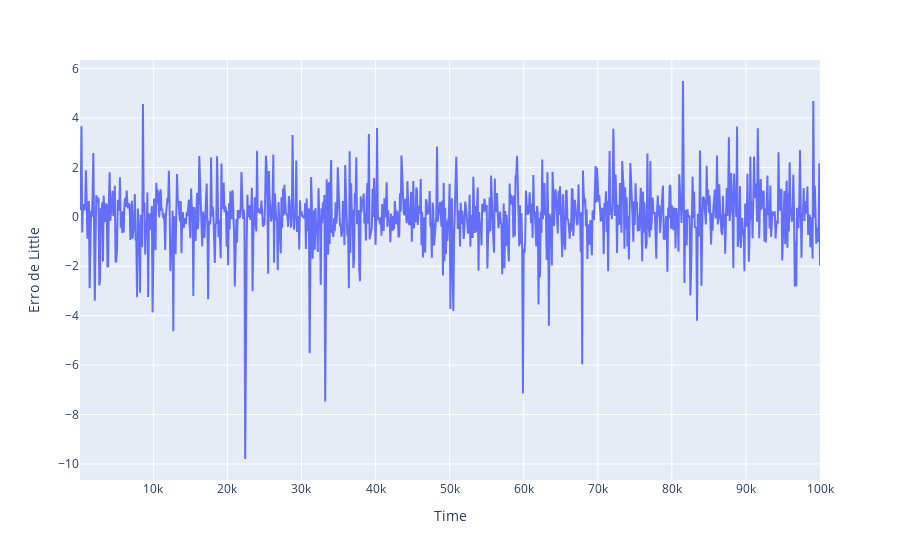

The code cell stored with this chart in its notebook:
### Code cell
fig = px.line(df, x='Time', y="Erro de Little")
fig.show()

### Figure 1 — Plotly figure (JSON) as saved in the notebook; plotly's stock layout.template omitted (floating-point values rounded to 4 significant figures; data arrays with more than 128 entries replaced by an {"elided": "..."} marker saying what was removed)
{"data": [{"hovertemplate": "Time=%{x}<br>Erro de Little=%{y}<extra></extra>", "legendgroup": "", "line": {"color": "#636efa", "dash": "solid"}, "marker": {"symbol": "circle"}, "mode": "lines", "name": "", "orientation": "v", "showlegend": false, "type": "scatter", "x": {"elided": "1000 int values"}, "xaxis": "x", "y": {"elided": "1000 float values"}, "yaxis": "y"}], "layout": {"legend": {"tracegroupgap": 0}, "margin": {"t": 60}, "xaxis": {"anchor": "y", "domain": [0, 1], "title": {"text": "Time"}}, "yaxis": {"anchor": "x", "domain": [0, 1], "title": {"text": "Erro de Little"}}}}
